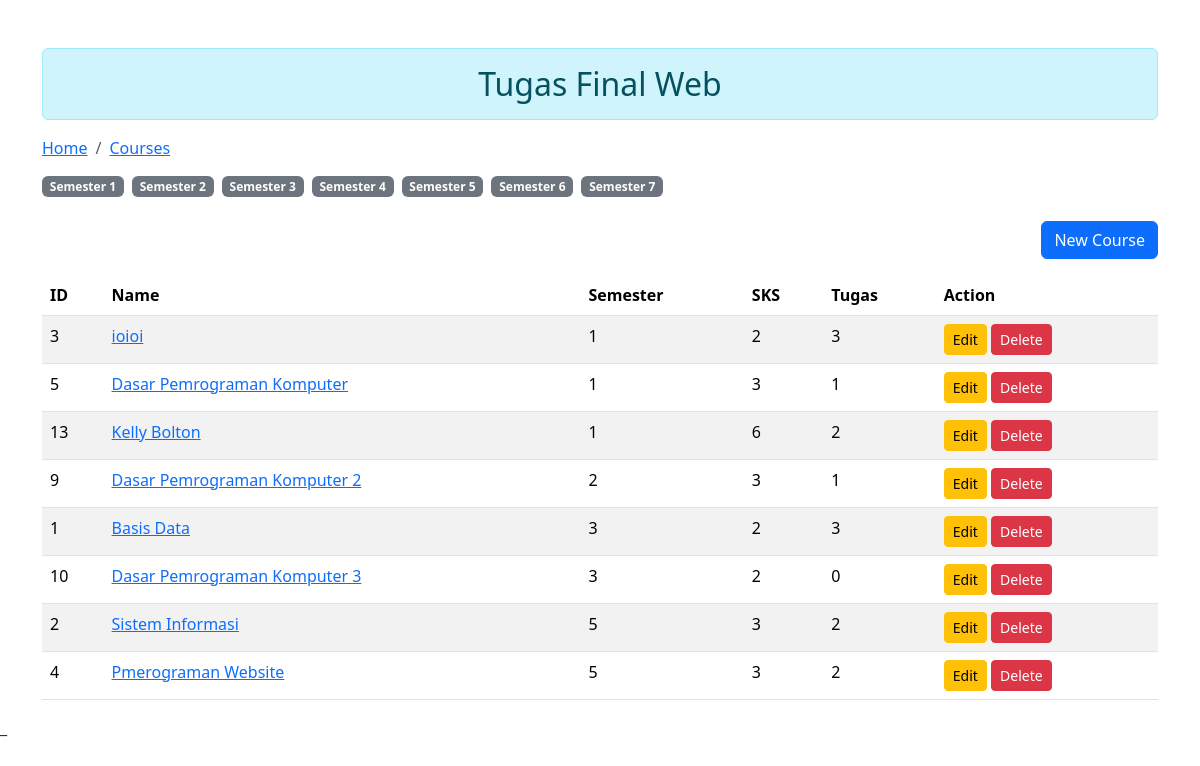
Page /courses/ on the earlier database version.
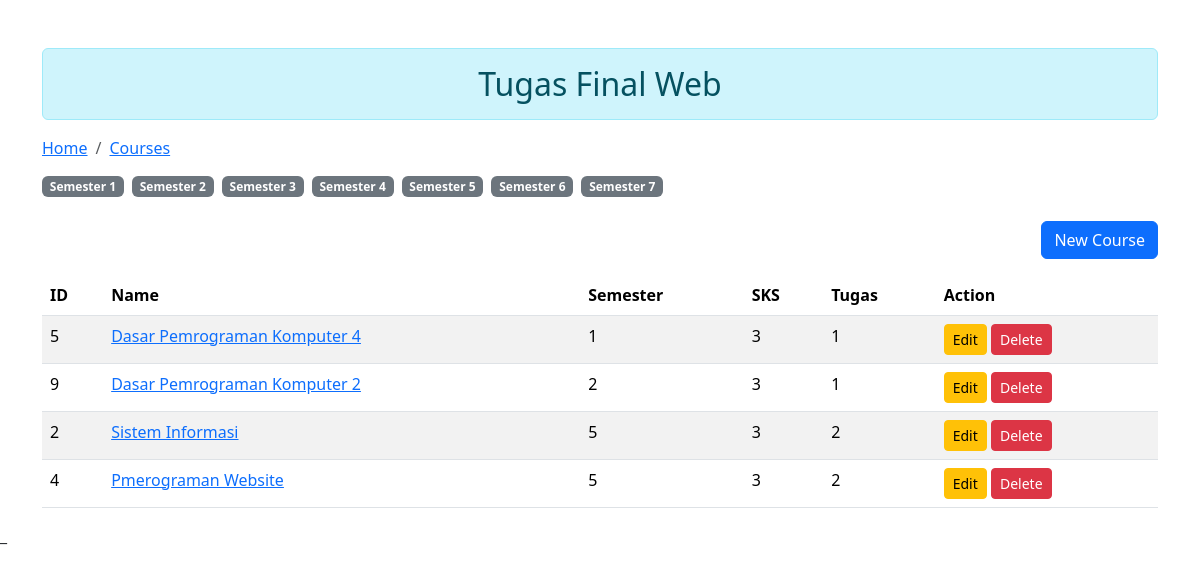
Same page on the later database version.
### courses/models.py (models this page shows, shortened)
class Course(models.Model):
    name = models.CharField(max_length=200, unique=True)
    semester = models.PositiveIntegerField()
    description = models.TextField(blank=True, null=True)
    slug = models.SlugField(blank=True,unique=True, default='', editable=False)
    sks = models.PositiveIntegerField(default=2)

### courses/views.py (the view)
# urls.py: path("", views.CourseListView.as_view(), name="course_list"),
class CourseListView(ListView):
    model = models.Course
    context = {
        'Title': 'Home',
        'Content': 'Welcome to the homepage',
        'range' : range(1,8),
    }
    template_name = 'courses/index.html'
    context_object_name = 'Courses'
    def get_queryset(self):
        semester =self.kwargs.get('semester', None)
        if semester:
            return models.Course.objects.filter(semester=semester)
        return models.Course.objects.order_by('semester')
    def get_context_data(self, **kwargs):
        context = super().get_context_data(**kwargs)
        context['Title'] = 'Home'
        context['Content'] = 'Welcome to the homepage'
        context['range'] = range(1, 8)
        context['selected_semester'] = self.kwargs.get('semester', None)
        return context

### courses/templates/courses/index.html (shortened to what this page needs)
{% load static %}
<!DOCTYPE html>
<html lang="en">
  <head>
    <link
      href="https://cdn.jsdelivr.net/npm/bootstrap@5.3.3/dist/css/bootstrap.min.css"
      rel="stylesheet"
    />
  </head>
  <body>
    <div class="container mt-5">
      <h2 class="text-center alert alert-info">Tugas Final Web</h2>
      <nav aria-label="breadcrumb">
        <ol class="breadcrumb">
          <li class="breadcrumb-item"><a href="/">Home</a></li>
          <li class="breadcrumb-item active" aria-current="page">
            <a href="{% url "courses:course_list"%}">Courses</a>
          </li>
        </ol>
      </nav>
      <div class="semester-filter mb-4">
        <div class="d-flex gap-2">
        {% for semester in range %}
            {% if selected_semester == semester %}
                <a href="{% url "courses:course_by_semester" semester=semester %}" class="badge bg-primary text-decoration-none">Semester {{ semester }}</a>
            {% else %}
                <a  href="{% url "courses:course_by_semester" semester=semester %}" class="badge bg-secondary text-decoration-none">Semester {{ semester }}</a>
            {% endif %}
        {% endfor %}
        </div>
      </div>
    <div class="d-flex justify-content-end">
      <a href="{% url "courses:course_new"%}" class="btn btn-primary mb-3">New Course</a>
    </div>
    <div class="row">
        <div>
          <table class="table table-hover table-striped">
            <thead>
              <tr>
                <th>ID</th>
                <th>Name</th>
                <th>Semester</th>
                <th>SKS</th>
                <th>Tugas</th>
                <th>Action</th>
              </tr>
            </thead>
            <tbody id="tbody">
              {% for course in Courses %}
              <tr>
                <td>{{course.id}}</td>
                <td>
                  <a href="{% url "courses:course_detail" slug=course.slug %}">{{course.name}}</a>
                </td>
                <td>{{course.semester}}</td>
                <td>{{course.sks}}</td>
                <td>{{course.tasks.count}}</td>
                <td>
                  <a href="{% url 'courses:course_edit' slug=course.slug %}"
                  class="btn btn-warning btn-sm">Edit</a>
                  <button
                    type="button"
                    class="btn btn-danger btn-sm btn-del"
                    data-bs-toggle="modal"
                    data-bs-target="#deleteModal"
                    data-course-id="{{ course.id }}">
                    Delete
                  </button>
                </td>
              </tr>
              {% endfor %}
            </tbody>
          </table>
        </div>
      </div>
    </div>
    {% include "courses/confirm_delete.html" %}
  </body>
</html>

### courses/templates/courses/confirm_delete.html (shortened to what this page needs)
_

Differences in the rows shown:
removed Course: id "3", name "ioioi", semester "1", sks "2", tasks.count "3"
removed Course: id "13", name "Kelly Bolton", semester "1", sks "6", tasks.count "2"
removed Course: id "1", name "Basis Data", semester "3", sks "2", tasks.count "3"
removed Course: id "10", name "Dasar Pemrograman Komputer 3", semester "3", sks "2", tasks.count "0"
changed Course id 5: name "Dasar Pemrograman Komputer" → "Dasar Pemrograman Komputer 4"
